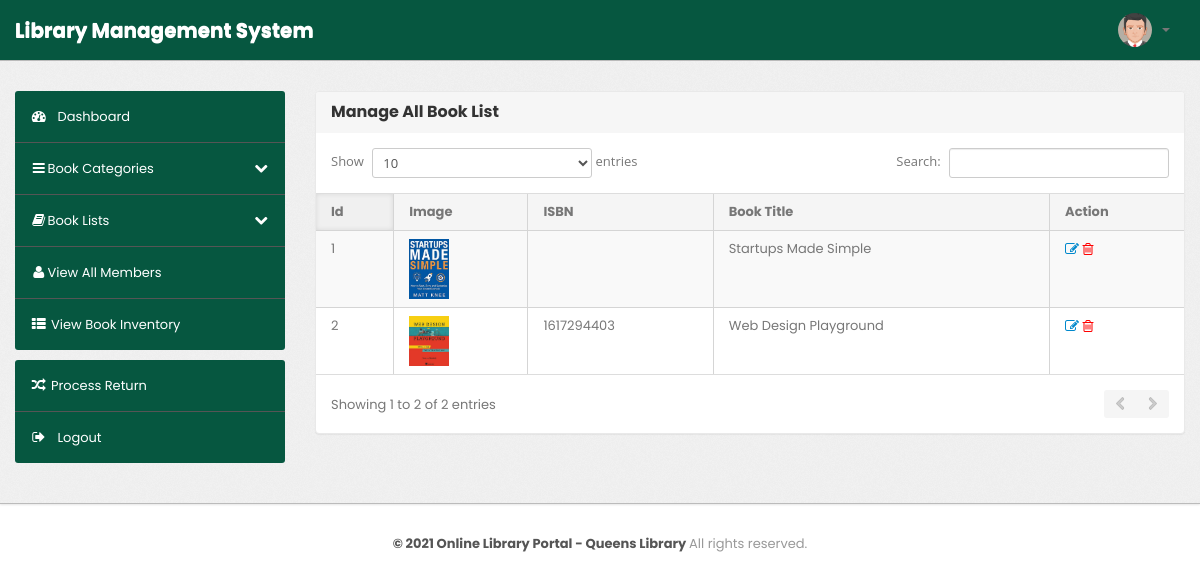
/admin/book.php (signed in), run on the app's committed database.
### tables this page shows
CREATE TABLE `member` (
  `member_id` int(11) NOT NULL,
  `fullname` varchar(200) NOT NULL,
  `email` varchar(200) NOT NULL,
  `password` varchar(200) NOT NULL,
  `phone` varchar(15) NOT NULL,
  `address` varchar(200) DEFAULT NULL,
  `userole` int(1) NOT NULL,
  `status` varchar(30) NOT NULL,
  `join_date` date NOT NULL,
  `image` text DEFAULT NULL
);

CREATE TABLE `book_info` (
  `book_id` int(11) NOT NULL,
  `ISBN` varchar(20) NOT NULL,
  `book_title` varchar(300) NOT NULL,
  `book_desc` text NOT NULL,
  `category_id` int(11) NOT NULL,
  `author` varchar(200) NOT NULL,
  `publisher` varchar(200) NOT NULL,
  `image` text NOT NULL,
  `pub_date` date NOT NULL,
  `quantity` int(10) NOT NULL,
  `available` int(30) NOT NULL
);

### admin/book.php (the view, shortened to what this page needs)
<?php
include 'inc/admin/header.php';
?>
<div class="wrapper">
 <div class="container">
  <div class="row">
   <div class="span3">
    <?php include 'inc/admin/sidebar.php'; ?>
   </div>
   <div class="span9">
    <div class="content">
     <?php
$do = isset($_GET['do']) ? $_GET['do'] : 'Manage';
if ($do == "Manage")
{ ?>
     <div class="module">
      <div class="module-head">
       <h3>Manage All Book List
       </h3>
      </div>
      <div class="module-body table">
       <table cellpadding="0" cellspacing="0" border="0" class="datatable-1 table table-bordered table-striped	 display"
        width="100%">
        <thead>
         <tr>
          <th>Id
          </th>
          <th>Image
          </th>
          <th>ISBN
          </th>
          <th>Book Title
          </th>
          <th>Action
          </th>
         </tr>
        </thead>
        <tbody>
         <?php
    $query = "SELECT * FROM book_info order by book_title ASC";
    $allcat = mysqli_query($dbc, $query);
    $i = 0;
    while ($row = mysqli_fetch_assoc($allcat)) {
        $ISBN         = $row['ISBN'];
        $book_title	  = $row['book_title'];
        $image	       = $row['image'];
        $i++; ?>
         <tr>
          <td>
           <?php echo $i; ?>
          </td>
          <td>
           <?php if(!empty($image)){ ?>
           <img src="../assets/img/book/<?php echo $image; ?>" alt="<?php echo $image;?>" class="img-fluid" width="40">
           <?php
            } else {
           ?>
           <img src="../assets/img/member/boxed-bg.png" class="img-fluid" width="40">
           <?php
           }
           ?>
          </td>
          <td>
           <?php echo $ISBN; ?>
          </td>
          <td>
           <?php echo $book_title; ?>
          </td>
          <td>
           <a href="category.php?do=Edit&b_id=<?php echo $cat_id; ?>" data-toggle="tooltip" title="Edit">
            <i class="icon-edit">
            </i>
           </a>
           <a href="" data-toggle="modal" data-target="#deleteBook<?php echo $cat_id; ?>" title="Delete">
            <i class="icon-trash" style="color:red;">
            </i>
           </a>
          </td>
         </tr>
         <?php
    }
       ?>
        </tbody>
       </table>
      </div>
     </div>
     <?php
     }
?>
    </div>
   </div>
  </div>
 </div>
</div>
<?php
include 'inc/admin/footer.php';
?>

### admin/inc/admin/header.php (shortened to what this page needs)
<?php
include 'inc/db.php';
?>
<!DOCTYPE html>
<html lang="en">
<head>
 <head>
  <link type="text/css" href="./bootstrap/css/bootstrap.min.css" rel="stylesheet">
  <link type="text/css" href="./bootstrap/css/bootstrap-responsive.min.css" rel="stylesheet">
  <link type="text/css" href="./css/theme.css" rel="stylesheet">
  <link type="text/css" href="./images/icons/css/font-awesome.css" rel="stylesheet">
  <link href="https://cdnjs.cloudflare.com/ajax/libs/bootstrap-datepicker/1.3.0/css/datepicker.css" rel="stylesheet"
   type="text/css" />
  <link rel="stylesheet"
   href="https://cdn.jsdelivr.net/npm/@fortawesome/fontawesome-free@5.15.3/css/fontawesome.min.css"
>
 </head>
<body>
 <div class="navbar navbar-fixed-top">
  <div class="navbar-inner">
   <div class="container">
     <a class="brand" href="index.html">Library Management System </a>
    <div class="nav-collapse collapse navbar-inverse-collapse">
     <ul class="nav pull-right">
      <li class="nav-user dropdown">
       <a href="#" class="dropdown-toggle" data-toggle="dropdown">
        <?php
          $member_id=$_SESSION['member_id'];
          $query = "SELECT * FROM member where member_id='$member_id'";
          $readMember=mysqli_query($dbc,$query);
          while ($row=mysqli_fetch_array($readMember)) {
              $image=$row['image'];
          if(!empty($image)){ ?>
        <img src="../assets/img/member/<?php echo $image; ?>" class="nav-avatar" />
        <?php
          } else { ?>
        <img src="../assets/img/member/default.png" class="nav-avatar" />
        <?php
          }
        }
        ?> <b class="caret"></b>
       </a>
      </li>
     </ul>
    </div>
   </div>
  </div>
 </div>

### data on the page
book_info: image (picture), book_title "Startups Made Simple"
book_info: image (picture), ISBN "1617294403", book_title "Web Design Playground"
